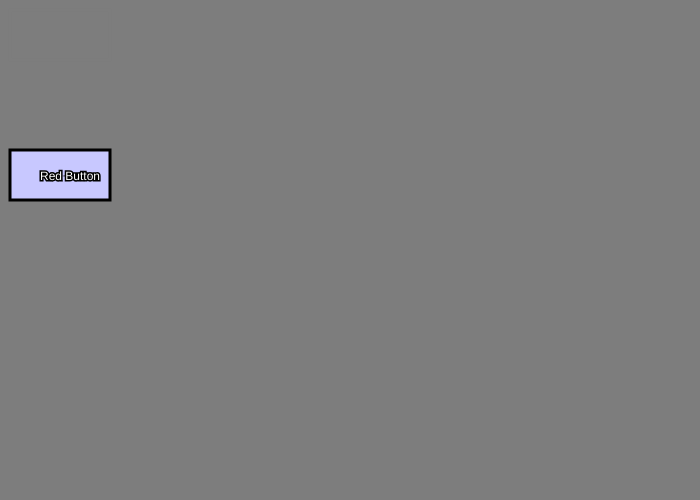
Frame 1 (no input)
Frame 60 (no input): identical to frame 1, image omitted
Frame 120 (the mouse pressed at the canvas centre since frame 60): identical to frame 1, image omitted

The p5.js sketch that drew this single still picture (run headless with seeded random() and noise() and a simulated clock; from frame 60 on, the mouse is pressed at the canvas centre):

// p5.js sketch
// ── sketch.js
var button2X;
var button2Y;

function setup()
{
  createCanvas(700,500);
  button2X = 10;
  button2Y = 150;

  
}

function draw()
{
	background(125,125,125)


	if (mouseX > 10 && mouseX < 10 + 100 && mouseY > 10 && mouseY < 10+50)
	{
		fill(255,0,0);
		stroke(125,125,125);
		strokeWeight(3);
		rect(10,10,100,50);
		text("Move Over to 300,250",10,250)
	}
	else
	{
		fill(125,125,125);
		stroke(125,125,125);
		strokeWeight(3);
		rect(10,10,100,50);		
	}

	fill(255,255,255);
	stroke(0,0,0);
	textSize(12);
	text(" ",35,40);

	if(mouseX > 300 && mouseX < 300 + 100 && mouseY > 250 && mouseY < 250 + 50)
	{
		fill(255,196,0)
		stroke(255,254,0);
		strokeWeight(2);
		rect(300,250,100,50)
		text("Lets play a game",100,100)
		stroke(0,10,144);
		fill(0,10,144);
		rect(0,0,700,500);
		stroke(255,252,139);
		fill(255,252,139);
		rect(0,0,250,150);
		rect(600,450,100,50);
		rect(356,245,135,27);
		stroke(44,165,0);
		fill(44,165,0);
		rect(0,0,225,125);
		stroke(0,0,0);
		fill(105,60,1);
		rect(50,25,50,50);
	}
	
	if(mouseX > 500 && mouseX < 500 + 25 && mouseY > 600 && mouseY < 600 + 10)
	{
		fill(0,255,68);
		stroke(0,0,0);
		strokeWeight(2);
		rect(500,600,25,10)
		textsize(60)
		text("Congradulations!",400,10)

	}




	fill(200,200,255);
	stroke(0,0,0);
	rect(button2X,button2Y,100,50);

	if (mouseX > button2X && mouseX < button2X + 100 && mouseY > button2Y && mouseY < button2Y+50)
	{
		fill(248,89,255);
		stroke(51,70,190);
		textSize(16);
		text("Nuke",button2X+30-5,button2Y+30+2);
		fill(255,60,0);
		stroke(255,60,0);
		rect(0,0,700,500);
		stroke(255,247,0);
		text("What did you do",450,250)
	}
	else
	{
		fill(255,255,255);
		stroke(0,0,0);
		textSize(12);
		text("Red Button",button2X+30,button2Y+30);
	}

}
